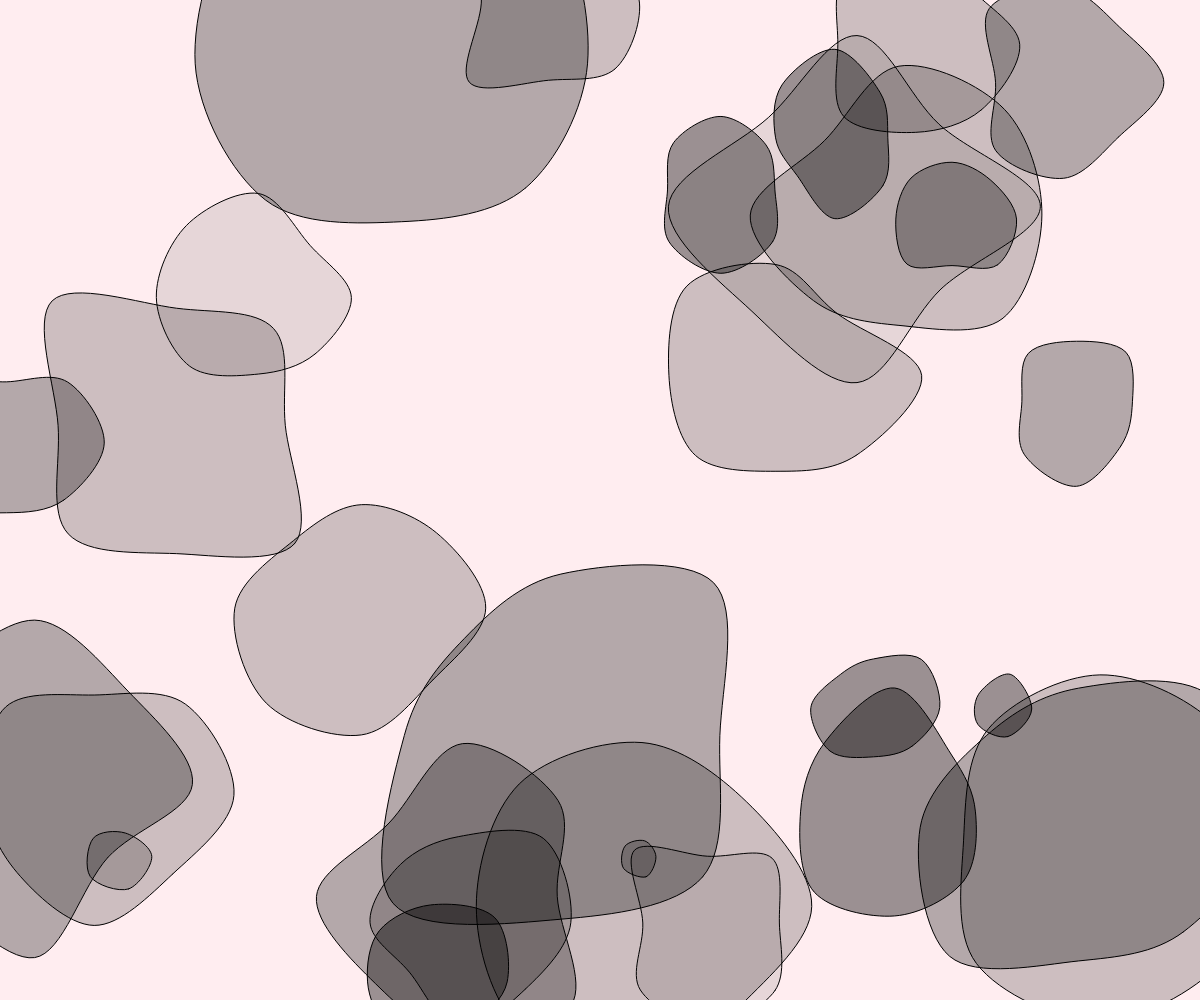
Frame 1 (no input)
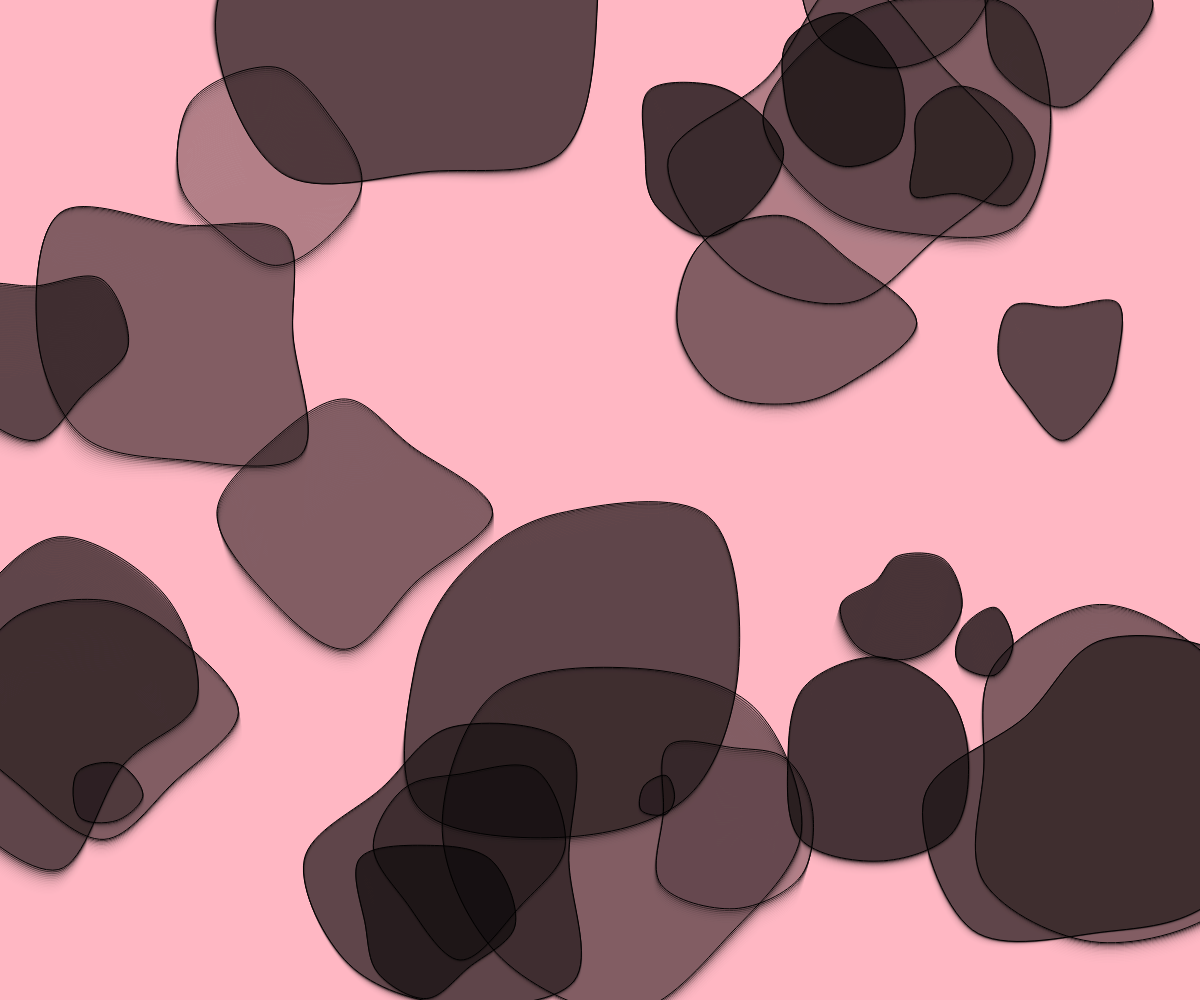
Frame 60 (no input)
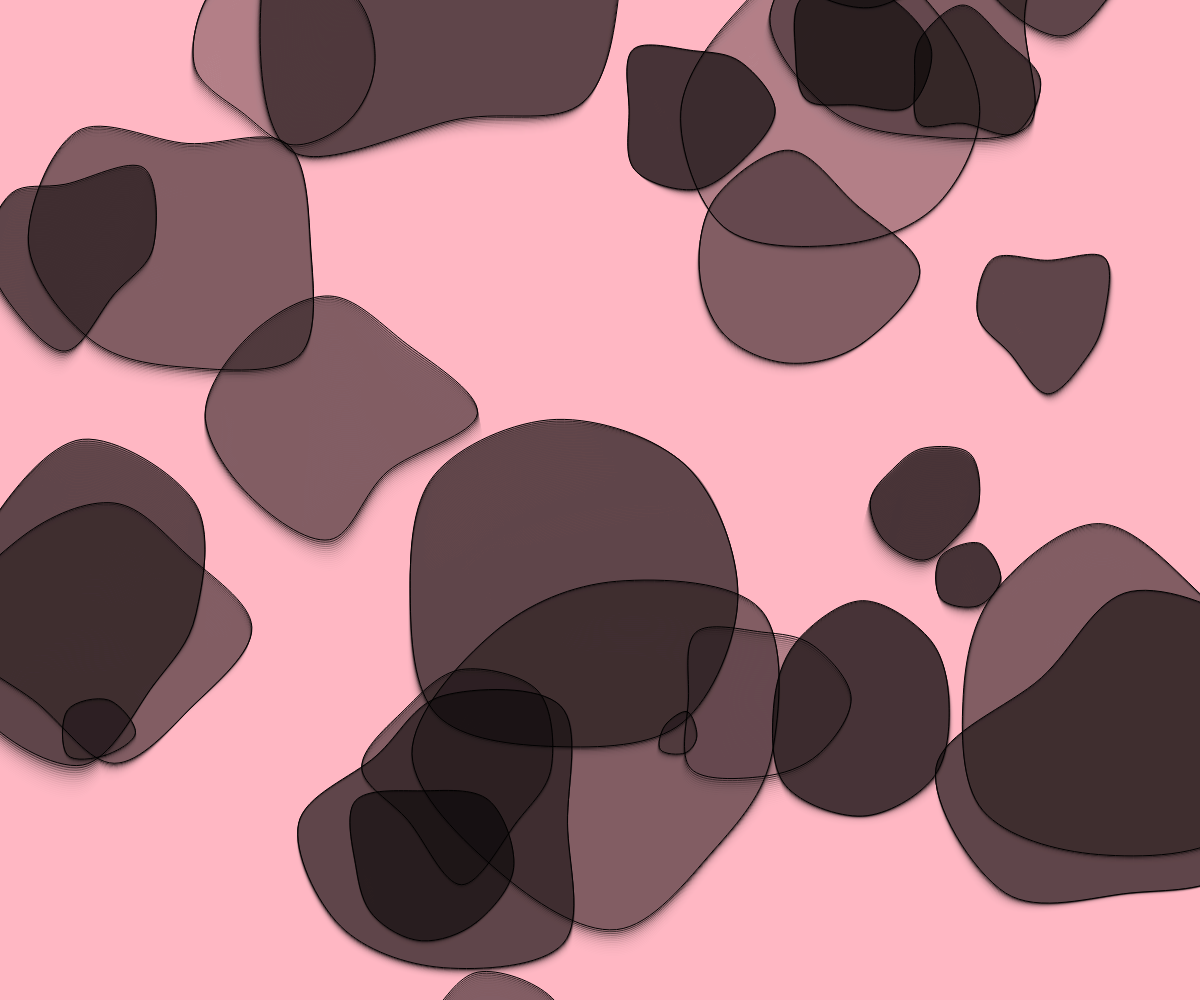
Frame 120 (the mouse pressed at the canvas centre since frame 60)

The p5.js sketch that drew these frames (run headless with seeded random() and noise() and a simulated clock; from frame 60 on, the mouse is pressed at the canvas centre):

// p5.js sketch
// ── sketch.js
let lavas = [];
let balloons = []; // 氣球陣列
let darkMode = false;
let pink, black;
let speedMod = 1;
let draggedLava = null;
let dragOffsetX = 0;
let dragOffsetY = 0;

class Lava {
  constructor(x, y, r) {
    this.x = x;
    this.y = y;
    this.r = r;
    this.d = r * 2;
    this.maxSize = this.d * 2;
    this.xSpeed = random(-0.5, 0.5);
    this.ySpeed = random(-0.5, -2);
    this.res = r < 25 ? 5 : 8;
    this.resF = this.res + 2;
    this.offsets = Array.from({ length: this.res }, () => random(-5, 5));
    this.noiseOffsets = Array.from({ length: this.res }, () => random(1000));
    this.layer = round(random(1, 4));
    this.hovered = false; // 初始化 hovered 狀態
    this.dragging = false; // 初始化 dragging 狀態
  }

  move() {
    if (!this.dragging) {
      this.x += this.xSpeed;
      this.y += this.ySpeed * speedMod;
      if (this.y < -this.maxSize) {
        this.x = random(width);
        this.y = height + this.d;
      }
    }

    for (let i = 0; i < this.offsets.length; i++) {
      this.offsets[i] = map(noise(this.noiseOffsets[i]), 0, 1, 0, this.d);
      this.noiseOffsets[i] += this.hovered ? 0.025 : 0.005;
    }
  }

  show() {
    push();
    if (darkMode) fill(0, 0, 0, 25 * this.layer); // 黑色泡泡
    else fill(0, 0, 0, 25 * this.layer); // 黑色泡泡

    if (this.hovered) strokeWeight(2);
    else strokeWeight(1);

    translate(this.x, this.y);

    beginShape();
    for (let i = 0; i <= this.resF; i++) {
      let rad = (i * TAU) / this.res;
      let r = this.r + this.offsets[i % this.offsets.length];
      curveVertex(r * cos(rad), r * sin(rad));
    }
    endShape();

    // 檢查滑鼠是否在 Lava 上方
    this.hovered = dist(mouseX, mouseY, this.x, this.y) < this.r;

    if (this.hovered && mouseIsPressed) {
      if (!draggedLava) {
        this.dragging = true;
        draggedLava = this;
        dragOffsetX = this.x - mouseX;
        dragOffsetY = this.y - mouseY;
        cursor('grabbing');
      }
    } else if (this.hovered) {
      cursor('grab');
    }

    pop();
  }
}

class Balloon {
  constructor(x, y, text) {
    this.x = x;
    this.y = y;
    this.text = text;
    this.ySpeed = random(-1, -2); // 氣球上升速度
    this.color = color(random(255), random(255), random(255)); // 隨機顏色
  }

  move() {
    this.y += this.ySpeed;
    if (this.y < -50) {
      this.y = height + 50; // 從底部重新出現
    }
  }

  show() {
    push();
    // 繪製氣球線
    stroke(0); // 線條顏色為黑色
    strokeWeight(1);
    line(this.x, this.y + 50, this.x, this.y + 100); // 氣球線條

    // 繪製氣球
    fill(this.color); // 使用隨機顏色
    ellipse(this.x, this.y, 80, 100); // 氣球形狀

    // 繪製氣球上的文字
    fill(255);
    noStroke();
    textAlign(CENTER, CENTER);
    textSize(16);
    text(this.text, this.x, this.y); // 氣球上的文字
    pop();
  }
}

function setup() {
  createCanvas(windowWidth, windowHeight);
  let amount = floor(width / 40);
  for (let i = 0; i < amount; i++) {
    let l = new Lava(random(width), random(height), random(10, 100));
    lavas.push(l);
  }
  pink = color(255, 182, 193, 64); // 粉紅色背景
  black = color(0, 64); // 黑色背景（暗模式）
}

function draw() {
  darkMode = document.body.classList.contains('dark');
  background(darkMode ? black : pink); // 背景顏色切換

  for (let l of lavas) {
    l.move();
    l.show();
  }

  for (let b of balloons) {
    b.move();
    b.show();
  }
}

function mouseDragged() {
  if (draggedLava) {
    draggedLava.x = mouseX + dragOffsetX;
    draggedLava.y = mouseY + dragOffsetY;
    return false;
  }
}

function mouseReleased() {
  if (draggedLava) {
    draggedLava.dragging = false;
    draggedLava = null;
  }
}

function windowResized() {
  resizeCanvas(windowWidth, windowHeight);
}

// 動態加載 iframe 的內容
function loadIframe(url) {
  const iframe = document.getElementById('contentFrame');
  iframe.src = url; // 設置 iframe 的 src
  iframe.style.display = 'block'; // 顯示 iframe
  hideBubble(); // 隱藏氣泡
}

// 隱藏 iframe 並顯示氣泡
function hideIframe() {
  const iframe = document.getElementById('contentFrame');
  iframe.src = ''; // 清空 iframe 的 src
  iframe.style.display = 'none'; // 隱藏 iframe
  showBalloons(); // 顯示氣球
}

// 顯示氣泡
function showBubble() {
  const bubble = document.getElementById('bubble-container');
  if (bubble) {
    console.log('顯示氣泡');
    bubble.classList.remove('hidden'); // 移除隱藏類別
  }
}

// 隱藏氣泡
function hideBubble() {
  const bubble = document.getElementById('bubble-container');
  if (bubble) {
    console.log('隱藏氣泡');
    bubble.classList.add('hidden'); // 添加隱藏類別
  }
}

// 顯示氣球文字
function showBalloons() {
  const texts = ["程", "式", "設", "計", "與", "實", "習"];
  for (let text of texts) {
    balloons.push(new Balloon(random(width), height, text));
  }
}

function showAbout() {
  const iframe = document.getElementById('contentFrame');
  iframe.style.display = 'block'; // 顯示 iframe
  iframe.srcdoc = `
    <!DOCTYPE html>
    <html lang="en">
      <head>
        <meta charset="UTF-8">
        <meta name="viewport" content="width=device-width, initial-scale=1.0">
        <title>自我介紹</title>
        <style>
          body {
            font-family: Arial, sans-serif;
            text-align: center;
            margin: 0;
            padding: 20px;
            background-color: #f9f9f9;
          }
          h1 {
            color: #007BFF;
            font-size: 48px; /* 調整標題字體大小 */
          }
          p {
            font-size: 24px; /* 調整段落字體大小 */
            color: #333;
          }
        </style>
      </head>
      <body>
        <h1>我是蔡宥淇</h1>
        <p>就讀淡江大學教育科技學系一A。</p>
      </body>
    </html>
  `;
  hideBubble(); // 隱藏氣泡
}
